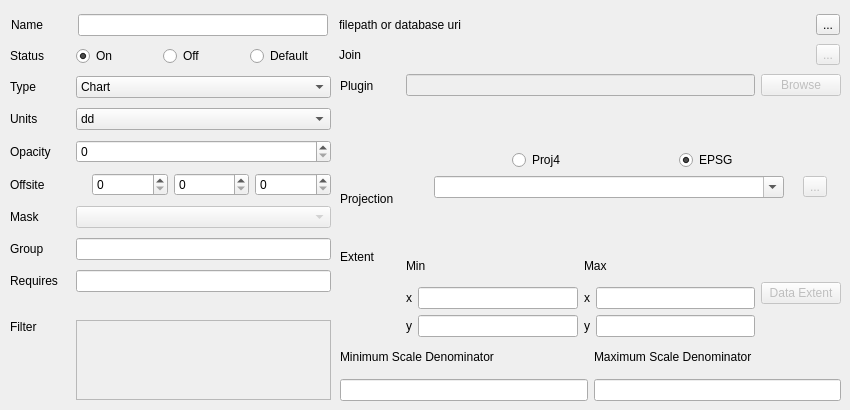
  <widget class="QWidget" name="generalTab">
   <property name="enabled">
    <bool>true</bool>
   </property>
   <attribute name="title">
    <string>General</string>
   </attribute>
   <widget class="QWidget" name="verticalLayoutWidget">
    <property name="geometry">
     <rect>
      <x>10</x>
      <y>10</y>
      <width>321</width>
      <height>302</height>
     </rect>
    </property>
    <layout class="QVBoxLayout" name="verticalLayout">
     <property name="bottomMargin">
      <number>10</number>
     </property>
     <item>
      <layout class="QHBoxLayout" name="horizontalLayout_3">
       <item>
        <widget class="QLabel" name="mf_layerName_label">
         <property name="minimumSize">
          <size>
           <width>60</width>
           <height>0</height>
          </size>
         </property>
         <property name="maximumSize">
          <size>
           <width>60</width>
           <height>16777215</height>
          </size>
         </property>
         <property name="text">
          <string>Name</string>
         </property>
        </widget>
       </item>
       <item>
        <widget class="QLineEdit" name="mf_layerName_value">
         <property name="sizePolicy">
          <sizepolicy hsizetype="Maximum" vsizetype="Fixed">
           <horstretch>0</horstretch>
           <verstretch>0</verstretch>
          </sizepolicy>
         </property>
         <property name="minimumSize">
          <size>
           <width>250</width>
           <height>0</height>
          </size>
         </property>
        </widget>
       </item>
      </layout>
     </item>
     <item>
      <layout class="QHBoxLayout" name="horizontalLayout_4">
       <item>
        <widget class="QLabel" name="mf_status_label">
         <property name="minimumSize">
          <size>
           <width>60</width>
           <height>0</height>
          </size>
         </property>
         <property name="maximumSize">
          <size>
           <width>60</width>
           <height>16777215</height>
          </size>
         </property>
         <property name="text">
          <string>Status</string>
         </property>
        </widget>
       </item>
       <item>
        <widget class="QRadioButton" name="mf_statusOn_radio">
         <property name="text">
          <string>On</string>
         </property>
         <property name="checked">
          <bool>true</bool>
         </property>
        </widget>
       </item>
       <item>
        <widget class="QRadioButton" name="mf_statusOff_radio">
         <property name="text">
          <string>Off</string>
         </property>
        </widget>
       </item>
       <item>
        <widget class="QRadioButton" name="mf_statusDefault_radio">
         <property name="text">
          <string>Default</string>
         </property>
        </widget>
       </item>
      </layout>
     </item>
     <item>
      <layout class="QHBoxLayout" name="horizontalLayout_38">
       <item>
        <widget class="QLabel" name="mf_type_label">
         <property name="minimumSize">
          <size>
           <width>60</width>
           <height>0</height>
          </size>
         </property>
         <property name="maximumSize">
          <size>
           <width>60</width>
           <height>16777215</height>
          </size>
         </property>
         <property name="text">
          <string>Type</string>
         </property>
        </widget>
       </item>
       <item>
        <widget class="QComboBox" name="mf_type_combo">
         <item>
          <property name="text">
           <string>Chart</string>
          </property>
         </item>
         <item>
          <property name="text">
           <string>Circle</string>
          </property>
         </item>
         <item>
          <property name="text">
           <string>Line</string>
          </property>
         </item>
         <item>
          <property name="text">
           <string>Point</string>
          </property>
         </item>
         <item>
          <property name="text">
           <string>Polygon</string>
          </property>
         </item>
         <item>
          <property name="text">
           <string>Raster</string>
          </property>
         </item>
         <item>
          <property name="text">
           <string>Query</string>
          </property>
         </item>
        </widget>
       </item>
      </layout>
     </item>
     <item>
      <layout class="QHBoxLayout" name="horizontalLayout_39">
       <item>
        <widget class="QLabel" name="mf_units_label">
         <property name="minimumSize">
          <size>
           <width>60</width>
           <height>0</height>
          </size>
         </property>
         <property name="maximumSize">
          <size>
           <width>60</width>
           <height>16777215</height>
          </size>
         </property>
         <property name="text">
          <string>Units</string>
         </property>
        </widget>
       </item>
       <item>
        <widget class="QComboBox" name="mf_units_combo">
         <item>
          <property name="text">
           <string>dd</string>
          </property>
         </item>
         <item>
          <property name="text">
           <string>feet</string>
          </property>
         </item>
         <item>
          <property name="text">
           <string>inches</string>
          </property>
         </item>
         <item>
          <property name="text">
           <string>kilometers</string>
          </property>
         </item>
         <item>
          <property name="text">
           <string>meters</string>
          </property>
         </item>
         <item>
          <property name="text">
           <string>miles</string>
          </property>
         </item>
         <item>
          <property name="text">
           <string>nauticalmiles</string>
          </property>
         </item>
         <item>
          <property name="text">
           <string>percentages</string>
          </property>
         </item>
         <item>
          <property name="text">
           <string>pixels</string>
          </property>
         </item>
        </widget>
       </item>
      </layout>
     </item>
     <item>
      <layout class="QHBoxLayout" name="horizontalLayout_27">
       <item>
        <widget class="QLabel" name="mf_opacity_label">
         <property name="minimumSize">
          <size>
           <width>60</width>
           <height>0</height>
          </size>
         </property>
         <property name="maximumSize">
          <size>
           <width>60</width>
           <height>16777215</height>
          </size>
         </property>
         <property name="text">
          <string>Opacity</string>
         </property>
        </widget>
       </item>
       <item>
        <widget class="QSpinBox" name="mf_opacity_box">
         <property name="maximum">
          <number>100</number>
         </property>
        </widget>
       </item>
      </layout>
     </item>
     <item>
      <layout class="QHBoxLayout" name="horizontalLayout_26">
       <item>
        <widget class="QLabel" name="mf_offsite_label">
         <property name="text">
          <string>Offsite</string>
         </property>
        </widget>
       </item>
       <item>
        <widget class="QSpinBox" name="mf_offsiteRed_box">
         <property name="maximum">
          <number>250</number>
         </property>
        </widget>
       </item>
       <item>
        <widget class="QSpinBox" name="mf_offsiteGreen_box">
         <property name="maximum">
          <number>250</number>
         </property>
        </widget>
       </item>
       <item>
        <widget class="QSpinBox" name="mf_offsiteBlue_box">
         <property name="maximum">
          <number>250</number>
         </property>
        </widget>
       </item>
      </layout>
     </item>
     <item>
      <layout class="QHBoxLayout" name="horizontalLayout_20">
       <item>
        <widget class="QLabel" name="mf_mask_label">
         <property name="minimumSize">
          <size>
           <width>60</width>
           <height>0</height>
          </size>
         </property>
         <property name="maximumSize">
          <size>
           <width>60</width>
           <height>16777215</height>
          </size>
         </property>
         <property name="text">
          <string>Mask</string>
         </property>
        </widget>
       </item>
       <item>
        <widget class="QComboBox" name="mf_mask_box">
         <property name="enabled">
          <bool>false</bool>
         </property>
        </widget>
       </item>
      </layout>
     </item>
     <item>
      <layout class="QHBoxLayout" name="horizontalLayout_12">
       <item>
        <widget class="QLabel" name="mf_Group_label">
         <property name="minimumSize">
          <size>
           <width>60</width>
           <height>0</height>
          </size>
         </property>
         <property name="maximumSize">
          <size>
           <width>60</width>
           <height>16777215</height>
          </size>
         </property>
         <property name="text">
          <string>Group</string>
         </property>
        </widget>
       </item>
       <item>
        <widget class="QLineEdit" name="mf_group_edit"/>
       </item>
      </layout>
     </item>
     <item>
      <layout class="QHBoxLayout" name="horizontalLayout_32">
       <item>
        <widget class="QLabel" name="mf_requires_label">
         <property name="minimumSize">
          <size>
           <width>60</width>
           <height>0</height>
          </size>
         </property>
         <property name="maximumSize">
          <size>
           <width>60</width>
           <height>16777215</height>
          </size>
         </property>
         <property name="text">
          <string>Requires</string>
         </property>
        </widget>
       </item>
       <item>
        <widget class="QLineEdit" name="ms_requires_edit"/>
       </item>
      </layout>
     </item>
    </layout>
   </widget>
   <widget class="QWidget" name="horizontalLayoutWidget_5">
    <property name="geometry">
     <rect>
      <x>340</x>
      <y>250</y>
      <width>501</width>
      <height>87</height>
     </rect>
    </property>
    <layout class="QHBoxLayout" name="horizontalLayout_7">
     <item>
      <widget class="QLabel" name="mf_extent_abel">
       <property name="minimumSize">
        <size>
         <width>60</width>
         <height>0</height>
        </size>
       </property>
       <property name="maximumSize">
        <size>
         <width>60</width>
         <height>16777215</height>
        </size>
       </property>
       <property name="text">
        <string>Extent</string>
       </property>
       <property name="alignment">
        <set>Qt::AlignLeading|Qt::AlignLeft|Qt::AlignTop</set>
       </property>
      </widget>
     </item>
     <item>
      <layout class="QVBoxLayout" name="verticalLayout_2">
       <item>
        <widget class="QLabel" name="mf_extentMin_label">
         <property name="text">
          <string>Min</string>
         </property>
        </widget>
       </item>
       <item>
        <layout class="QHBoxLayout" name="horizontalLayout_47">
         <item>
          <widget class="QLabel" name="mf_x_min_label">
           <property name="text">
            <string>x</string>
           </property>
          </widget>
         </item>
         <item>
          <widget class="QLineEdit" name="mf_extent_minx"/>
         </item>
        </layout>
       </item>
       <item>
        <layout class="QHBoxLayout" name="horizontalLayout_48">
         <item>
          <widget class="QLabel" name="mf_y_min_label">
           <property name="text">
            <string>y</string>
           </property>
          </widget>
         </item>
         <item>
          <widget class="QLineEdit" name="mf_extent_miny"/>
         </item>
        </layout>
       </item>
      </layout>
     </item>
     <item>
      <layout class="QVBoxLayout" name="verticalLayout_3">
       <item>
        <widget class="QLabel" name="mf_extentMax_label">
         <property name="text">
          <string>Max</string>
         </property>
        </widget>
       </item>
       <item>
        <layout class="QHBoxLayout" name="horizontalLayout_49">
         <item>
          <widget class="QLabel" name="mf_x_max_label">
           <property name="text">
            <string>x</string>
           </property>
          </widget>
         </item>
         <item>
          <widget class="QLineEdit" name="mf_extent_maxx"/>
         </item>
        </layout>
       </item>
       <item>
        <layout class="QHBoxLayout" name="horizontalLayout_50">
         <item>
          <widget class="QLabel" name="mf_y_max_label">
           <property name="text">
            <string>y</string>
           </property>
          </widget>
         </item>
         <item>
          <widget class="QLineEdit" name="mf_extent_maxy"/>
         </item>
        </layout>
       </item>
      </layout>
     </item>
     <item>
      <widget class="QPushButton" name="mf_dataExtent_button">
       <property name="enabled">
        <bool>false</bool>
       </property>
       <property name="text">
        <string>Data Extent</string>
       </property>
      </widget>
     </item>
    </layout>
   </widget>
   <widget class="QWidget" name="horizontalLayoutWidget_6">
    <property name="geometry">
     <rect>
      <x>10</x>
      <y>320</y>
      <width>321</width>
      <height>80</height>
     </rect>
    </property>
    <layout class="QHBoxLayout" name="horizontalLayout_8">
     <item>
      <widget class="QLabel" name="mf_filter_label">
       <property name="minimumSize">
        <size>
         <width>60</width>
         <height>0</height>
        </size>
       </property>
       <property name="maximumSize">
        <size>
         <width>60</width>
         <height>16777215</height>
        </size>
       </property>
       <property name="text">
        <string>Filter</string>
       </property>
       <property name="alignment">
        <set>Qt::AlignLeading|Qt::AlignLeft|Qt::AlignTop</set>
       </property>
      </widget>
     </item>
     <item>
      <widget class="QTextEdit" name="mf_filter_edit">
       <property name="enabled">
        <bool>false</bool>
       </property>
      </widget>
     </item>
    </layout>
   </widget>
   <widget class="QWidget" name="horizontalLayoutWidget_22">
    <property name="geometry">
     <rect>
      <x>340</x>
      <y>340</y>
      <width>501</width>
      <height>61</height>
     </rect>
    </property>
    <layout class="QHBoxLayout" name="horizontalLayout_23">
     <item>
      <layout class="QVBoxLayout" name="verticalLayout_8">
       <item>
        <widget class="QLabel" name="mf_minScaleDenom_label">
         <property name="text">
          <string>Minimum Scale Denominator</string>
         </property>
        </widget>
       </item>
       <item>
        <widget class="QLineEdit" name="mf_minScaleDenom_edit"/>
       </item>
      </layout>
     </item>
     <item>
      <layout class="QVBoxLayout" name="verticalLayout_9">
       <item>
        <widget class="QLabel" name="mf_maxScaleDenom_label">
         <property name="text">
          <string>Maximum Scale Denominator</string>
         </property>
        </widget>
       </item>
       <item>
        <widget class="QLineEdit" name="mf_maxScaleDenom_edit"/>
       </item>
      </layout>
     </item>
    </layout>
   </widget>
   <widget class="QWidget" name="horizontalLayoutWidget_27">
    <property name="geometry">
     <rect>
      <x>340</x>
      <y>70</y>
      <width>501</width>
      <height>31</height>
     </rect>
    </property>
    <layout class="QHBoxLayout" name="horizontalLayout_28">
     <item>
      <widget class="QLabel" name="mf_plugin_label">
       <property name="minimumSize">
        <size>
         <width>60</width>
         <height>0</height>
        </size>
       </property>
       <property name="maximumSize">
        <size>
         <width>60</width>
         <height>16777215</height>
        </size>
       </property>
       <property name="text">
        <string>Plugin</string>
       </property>
      </widget>
     </item>
     <item>
      <widget class="QLineEdit" name="mf_plugin_edit">
       <property name="enabled">
        <bool>false</bool>
       </property>
      </widget>
     </item>
     <item>
      <widget class="QPushButton" name="mf_browse_Button">
       <property name="enabled">
        <bool>false</bool>
       </property>
       <property name="text">
        <string>Browse</string>
       </property>
      </widget>
     </item>
    </layout>
   </widget>
   <widget class="QWidget" name="layoutWidget5">
    <property name="geometry">
     <rect>
      <x>340</x>
      <y>150</y>
      <width>501</width>
      <height>97</height>
     </rect>
    </property>
    <layout class="QHBoxLayout" name="projectionLayout">
     <item>
      <widget class="QLabel" name="mf_map_projection_label">
       <property name="enabled">
        <bool>true</bool>
       </property>
       <property name="minimumSize">
        <size>
         <width>75</width>
         <height>0</height>
        </size>
       </property>
       <property name="maximumSize">
        <size>
         <width>75</width>
         <height>16777215</height>
        </size>
       </property>
       <property name="baseSize">
        <size>
         <width>0</width>
         <height>0</height>
        </size>
       </property>
       <property name="text">
        <string>Projection</string>
       </property>
      </widget>
     </item>
     <item>
      <layout class="QVBoxLayout" name="verticalLayout_10">
       <item>
        <layout class="QHBoxLayout" name="horizontalLayout_40">
         <property name="sizeConstraint">
          <enum>QLayout::SetDefaultConstraint</enum>
         </property>
         <item>
          <widget class="QRadioButton" name="mf_map_projection_btproj">
           <property name="minimumSize">
            <size>
             <width>70</width>
             <height>0</height>
            </size>
           </property>
           <property name="maximumSize">
            <size>
             <width>70</width>
             <height>16777215</height>
            </size>
           </property>
           <property name="baseSize">
            <size>
             <width>70</width>
             <height>0</height>
            </size>
           </property>
           <property name="toolTip">
            <string>&lt;html&gt;&lt;head/&gt;&lt;body&gt;&lt;p&gt;Define projection using WKT Proj4 string.&lt;/p&gt;&lt;/body&gt;&lt;/html&gt;</string>
           </property>
           <property name="text">
            <string>Proj4</string>
           </property>
          </widget>
         </item>
         <item>
          <widget class="QRadioButton" name="mf_map_projection_btepsg">
           <property name="minimumSize">
            <size>
             <width>70</width>
             <height>0</height>
            </size>
           </property>
           <property name="maximumSize">
            <size>
             <width>70</width>
             <height>16777215</height>
            </size>
           </property>
           <property name="baseSize">
            <size>
             <width>70</width>
             <height>0</height>
            </size>
           </property>
           <property name="toolTip">
            <string>&lt;html&gt;&lt;head/&gt;&lt;body&gt;&lt;p&gt;Define projection using EPSG code.&lt;/p&gt;&lt;/body&gt;&lt;/html&gt;</string>
           </property>
           <property name="text">
            <string>EPSG</string>
           </property>
           <property name="checked">
            <bool>true</bool>
           </property>
          </widget>
         </item>
        </layout>
       </item>
       <item>
        <layout class="QHBoxLayout" name="horizontalLayout_31">
         <item>
          <widget class="QComboBox" name="mf_map_projection">
           <property name="minimumSize">
            <size>
             <width>300</width>
             <height>0</height>
            </size>
           </property>
           <property name="maximumSize">
            <size>
             <width>350</width>
             <height>16777215</height>
            </size>
           </property>
           <property name="toolTip">
            <string>&lt;html&gt;&lt;head/&gt;&lt;body&gt;&lt;p&gt;Search EPSG code using EPSG key word or WKT proj4 string using +proj key word. Projection are always store in wkt proj string for best performance.&lt;/p&gt;&lt;/body&gt;&lt;/html&gt;</string>
           </property>
           <property name="editable">
            <bool>true</bool>
           </property>
          </widget>
         </item>
         <item>
          <widget class="QToolButton" name="mf_map_projection_btlink">
           <property name="enabled">
            <bool>false</bool>
           </property>
           <property name="text">
            <string>...</string>
           </property>
           <property name="icon">
            <iconset resource="resources.qrc">
             <normaloff>:/ui/images/icons/documentinfo.png</normaloff>:/ui/images/icons/documentinfo.png</iconset>
           </property>
          </widget>
         </item>
        </layout>
       </item>
       <item>
        <widget class="QLabel" name="mf_map_projection_info">
         <property name="styleSheet">
          <string notr="true"/>
         </property>
         <property name="text">
          <string/>
         </property>
         <property name="textFormat">
          <enum>Qt::PlainText</enum>
         </property>
         <property name="margin">
          <number>5</number>
         </property>
        </widget>
       </item>
      </layout>
     </item>
    </layout>
   </widget>
   <widget class="QWidget" name="horizontalLayoutWidget_35">
    <property name="geometry">
     <rect>
      <x>339</x>
      <y>9</y>
      <width>501</width>
      <height>31</height>
     </rect>
    </property>
    <layout class="QHBoxLayout" name="horizontalLayout_45">
     <item>
      <widget class="QLabel" name="layer_adddata_label">
       <property name="text">
        <string>filepath or database uri</string>
       </property>
      </widget>
     </item>
     <item>
      <widget class="QToolButton" name="layer_adddata_button">
       <property name="text">
        <string>...</string>
       </property>
      </widget>
     </item>
    </layout>
   </widget>
   <widget class="QWidget" name="horizontalLayoutWidget_36">
    <property name="geometry">
     <rect>
      <x>339</x>
      <y>39</y>
      <width>501</width>
      <height>31</height>
     </rect>
    </property>
    <layout class="QHBoxLayout" name="horizontalLayout_46">
     <item>
      <widget class="QLabel" name="mf_Join_label">
       <property name="text">
        <string>Join</string>
       </property>
      </widget>
     </item>
     <item>
      <widget class="QToolButton" name="layer_join_tool">
       <property name="enabled">
        <bool>false</bool>
       </property>
       <property name="text">
        <string>...</string>
       </property>
      </widget>
     </item>
    </layout>
   </widget>
  </widget>
